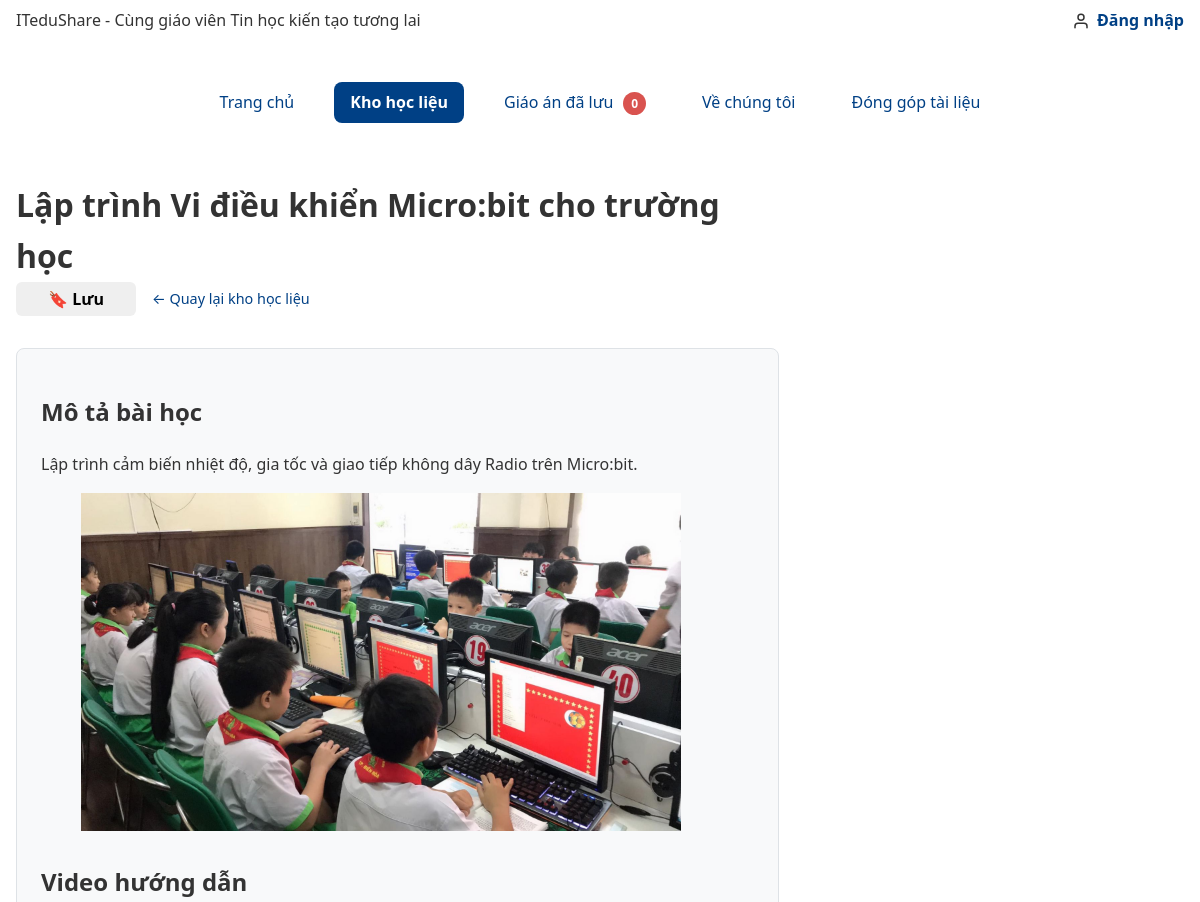
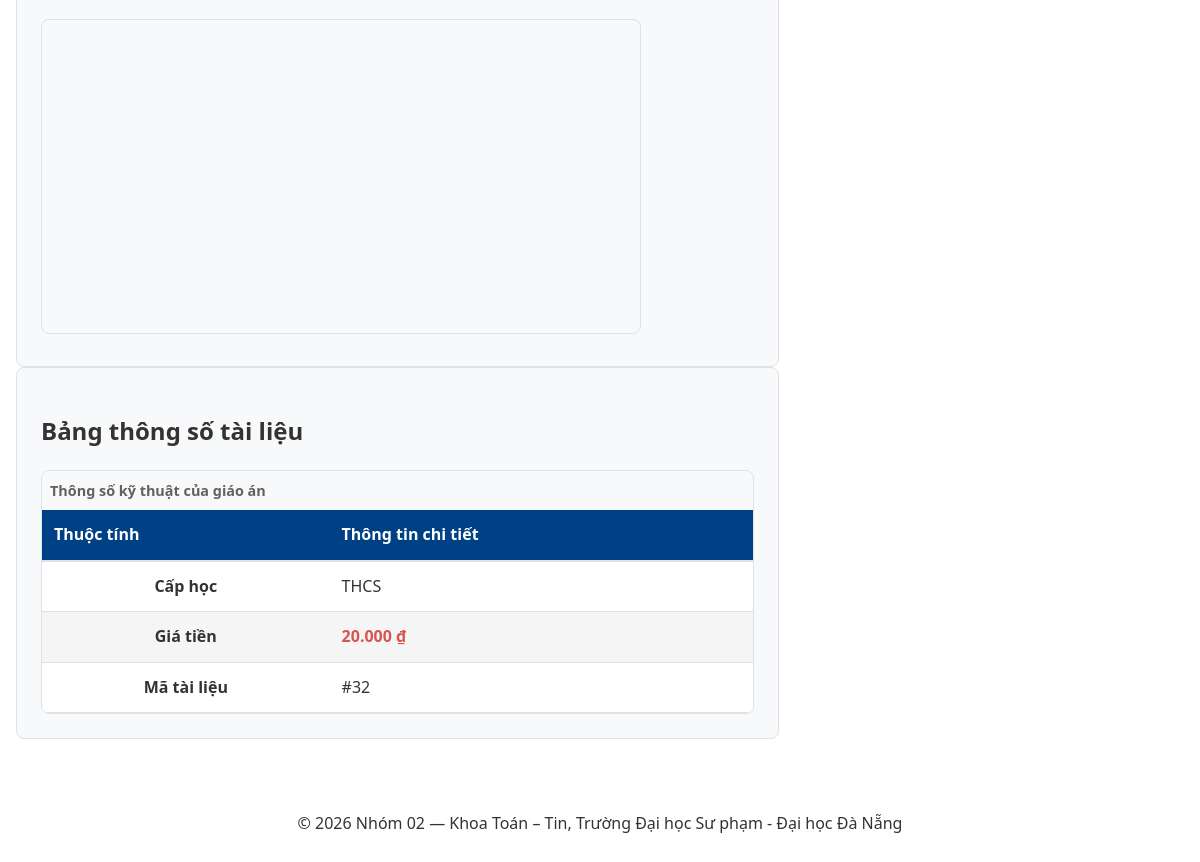
/chi-tiet-giao-an.php?id=32, run on the app's committed database (2 pictures, top to bottom).
### tables this page shows
CREATE TABLE giao_an (
  id          INT UNSIGNED AUTO_INCREMENT PRIMARY KEY,
  danh_muc_id INT UNSIGNED NOT NULL,
  ten         VARCHAR(200) NOT NULL,
  gia         INT UNSIGNED NOT NULL DEFAULT 0 CHECK (gia >= 0),
  ton_kho     INT UNSIGNED NOT NULL DEFAULT 10 CHECK (ton_kho >= 0),
  hinh_anh    VARCHAR(255) NULL,
  mo_ta       TEXT NULL,
  cap_hoc     VARCHAR(50) NOT NULL DEFAULT 'THCS',
  video_url   VARCHAR(255) NULL,
  luot_tai    INT UNSIGNED NOT NULL DEFAULT 0,
  ngay_tao    DATETIME NOT NULL DEFAULT CURRENT_TIMESTAMP,
  FOREIGN KEY (danh_muc_id) REFERENCES danh_muc(id),
  INDEX idx_giao_an_dm_gia (danh_muc_id, gia),
  INDEX idx_giao_an_ten (ten)
);

### inc/db.php (called while the page is built, shortened)
<?php
function db(): PDO {
    static $pdo = null;
    if ($pdo === null) {
        $host    = 'localhost';
        $port    = '3306';
        $dbname  = 'ltweb_nhom02';
        $charset = 'utf8mb4';
        $user    = 'root';
        $pass    = '';
        $dsn = "mysql:host={$host};port={$port};dbname={$dbname};charset={$charset}";
        $options = [
            PDO::ATTR_ERRMODE            => PDO::ERRMODE_EXCEPTION,
            PDO::ATTR_DEFAULT_FETCH_MODE => PDO::FETCH_ASSOC,
            PDO::ATTR_EMULATE_PREPARES   => false,
        ];
        $pdo = new PDO($dsn, $user, $pass, $options);
    }
    return $pdo;
}

### src/Data/KhoGiaoAn.php (called while the page is built, shortened)
<?php
class KhoGiaoAn
{
    public function __construct(private PDO|string|null $db = null)
    {
        if (!($this->db instanceof PDO)) {
            $this->db = db();
        }
    }
    public function timTheoId(int $id): ?GiaoAn
    {
        $st = $this->db->prepare("SELECT * FROM giao_an WHERE id = ?");
        $st->execute([$id]);
        $d = $st->fetch();
        return $d ? GiaoAn::tuMang($d) : null;
    }
}

### src/Models/GiaoAn.php (called while the page is built, shortened)
<?php
class GiaoAn
{
    public static function tuMang(array $d): self
    {
        return new self(
            id:        (int)($d['id']        ?? 0),
            ten:       (string)($d['ten']     ?? ''),
            mo_ta:     (string)($d['mo_ta']   ?? ''),
            cap_hoc:   (string)($d['cap_hoc'] ?? ''),
            gia:       (int)($d['gia']        ?? 0),
            hinh_anh:  (string)($d['hinh_anh'] ?? ''),
            video_url: (string)($d['video_url'] ?? ''),
        );
    }
}

### inc/ham.php (called while the page is built, shortened)
<?php
function e(mixed $str): string {
    return htmlspecialchars((string)$str, ENT_QUOTES | ENT_SUBSTITUTE, 'UTF-8');
}
function vnd($gia): string {
    $gia = (float)$gia;
    return number_format($gia, 0, ',', '.') . ' ₫';
}

### src/Services/DanhSachLuu.php (called while the page is built, shortened)
<?php
class DanhSachLuu
{
    public function daLuu(int $id): bool
    {
        return isset($_SESSION['danh_sach_luu'][$id]);
    }
}

### chi-tiet-giao-an.php (the view, shortened to what this page needs)
<?php
$id  = isset($_GET['id']) ? (int)$_GET['id'] : 0;
$kho = new KhoGiaoAn(__DIR__ . '/data/giao-an.json');
$ga  = $id > 0 ? $kho->timTheoId($id) : null;
require_once 'inc/header.php';
?>
    <main class="trang__chinh chi-tiet-giao-an">
        <div id="vung-chi-tiet" aria-live="polite">
            <h1 class="chi-tiet-giao-an__tieu-de"><?= e($ga->ten) ?></h1>
            <div style="margin-bottom: 2rem; display: flex; align-items: center; gap: 1rem;">
                <?php
                $dsLuu = new \App\Services\DanhSachLuu();
                $daLuu = $dsLuu->daLuu($ga->id);
                ?>
                <form action="gio-hang.php" method="POST" style="margin: 0;">
                    <button type="submit" class="nut-thao-tac" style="cursor: pointer; border: none; font-size: 1rem; font-family: inherit; min-width: 120px; text-align: center;">
                        🔖 <?= $daLuu ? 'Đã lưu' : 'Lưu' ?>
                    </button>
                </form>
                <a href="kho-hoc-lieu.php" style="font-size: 0.9rem;">← Quay lại kho học liệu</a>
            </div>
            <article class="chi-tiet-giao-an__noi-dung">
                <h2>Mô tả bài học</h2>
                <p><?= e($ga->mo_ta) ?></p>
                <?php if ($ga->hinh_anh): ?>
                <figure>
                    <img src="<?= e($ga->hinh_anh) ?>"
                         alt="Hình ảnh minh họa cho <?= e($ga->ten) ?>"
                         loading="lazy" width="600" height="400"
                         style="max-width: 100%; height: auto;">
                </figure>
                <?php endif; ?>
                <?php if ($ga->video_url): ?>
                <div style="margin-top: 2rem;">
                    <h2>Video hướng dẫn</h2>
                    <iframe class="chi-tiet-giao-an__khung-xem"
                            height="315"
                            style="width: 100%; max-width: 600px;"
                            src="<?= e($ga->video_url) ?>"
                            title="Video hướng dẫn: <?= e($ga->ten) ?>"
                            allow="accelerometer; autoplay; clipboard-write; encrypted-media; gyroscope; picture-in-picture; web-share"
                            allowfullscreen loading="lazy">
                    </iframe>
                </div>
                <?php endif; ?>
            </article>
            <aside class="chi-tiet-giao-an__thong-tin">
                <h2>Bảng thông số tài liệu</h2>
                <div class="khung-cuon-bang">
                    <table class="bang-hoc-lieu">
                        <caption class="bang-hoc-lieu__chu-thich">Thông số kỹ thuật của giáo án</caption>
                        <thead>
                            <tr>
                                <th scope="col" class="bang-hoc-lieu__dau-cot">Thuộc tính</th>
                                <th scope="col" class="bang-hoc-lieu__dau-cot">Thông tin chi tiết</th>
                            </tr>
                        </thead>
                        <tbody>
                            <tr class="bang-hoc-lieu__hang">
                                <th scope="row" class="bang-hoc-lieu__o-tieu-de">Cấp học</th>
                                <td class="bang-hoc-lieu__o"><?= e($ga->cap_hoc) ?></td>
                            </tr>
                            <tr class="bang-hoc-lieu__hang">
                                <th scope="row" class="bang-hoc-lieu__o-tieu-de">Giá tiền</th>
                                <td class="bang-hoc-lieu__o" style="font-weight: bold; color: var(--mau-nhan);">
                                    <?= vnd($ga->gia) ?>
                                </td>
                            </tr>
                            <tr class="bang-hoc-lieu__hang">
                                <th scope="row" class="bang-hoc-lieu__o-tieu-de">Mã tài liệu</th>
                                <td class="bang-hoc-lieu__o">#<?= $ga->id ?></td>
                            </tr>
                        </tbody>
                    </table>
                </div>
            </aside>
        </div>
    </main>
<?php require_once 'inc/footer.php'; ?>
</body>
</html>

### css/01-bien.css (style rules this page uses)
:root { --mau-chinh: #004085; --mau-nhan: #d9534f; --chu: #333333; --nen: #ffffff; --nen-phu: #f8f9fa; --vien: #dee2e6; --mau-focus: #0056b3; --mau-hover: #002752; --mau-active: #001a36; --font-chinh: system-ui, -apple-system, "Segoe UI", Roboto, "Helvetica Neue", Arial, sans-serif; --co-chu-thuong: 16px; --co-chu-tieu-de: 24px; --bo-goc: 8px; --khoang-cach: 16px; --khoang-cach-lon: 24px; --thoi-gian-chuyen: 0.25s; }

### css/02-chuan-hoa.css (style rules this page uses)
*, *::before, *::after { box-sizing: border-box; }
body { margin: 0; font-family: var(--font-chinh); font-size: var(--co-chu-thuong); color: var(--chu); background-color: var(--nen); line-height: 1.6; max-width: 100vw; overflow-x: hidden; }
img, input, button, select, textarea { max-width: 100%; }
img { max-width: 100%; height: auto; display: block; }

### css/03-bo-cuc.css (style rules this page uses)
.trang { display: grid; gap: var(--khoang-cach-lon); grid-template-areas: "dau" "dieu-huong" "chinh" "chan"; grid-template-columns: 1fr; min-height: 100vh; }
.trang__chinh { grid-area: chinh; }
.trang__dau, .trang__dieu-huong, .trang__chinh, .trang__chan { padding: var(--khoang-cach); max-width: 100%; min-width: 0; }
.chi-tiet-giao-an { display: grid; grid-template-columns: 1fr; gap: 1.5rem; max-width: 100%; }
.chi-tiet-giao-an__tieu-de { grid-column: 1 / -1; margin: 0; }
@media (min-width: 768px) { .trang { grid-template-areas: "dau dau" "dieu-huong dieu-huong" "chinh chinh" "chan chan"; grid-template-columns: 250px 1fr; max-width: 1200px; margin: 0 auto; } }
@media (min-width: 768px) { .chi-tiet-giao-an { grid-template-columns: 2fr 1fr; align-items: start; } }

### css/04-thanh-phan.css (style rules this page uses)
.khung-cuon-bang { width: 100%; overflow-x: auto; -webkit-overflow-scrolling: touch; border-radius: var(--bo-goc); border: 1px solid var(--vien); }
.bang-hoc-lieu { width: 100%; border-collapse: collapse; text-align: left; background-color: var(--nen); }
.bang-hoc-lieu__chu-thich { caption-side: top; font-weight: bold; padding: 0.5rem; color: #616161; font-size: 0.9rem; text-align: left; }
.bang-hoc-lieu__dau-cot { background-color: var(--mau-chinh); color: var(--nen); padding: 0.75rem; font-weight: 600; border-bottom: 2px solid var(--vien); white-space: nowrap; }
.bang-hoc-lieu__o-tieu-de { padding: 0.75rem; font-weight: bold; text-align: center; border-bottom: 1px solid var(--vien); }
.bang-hoc-lieu__o { padding: 0.75rem; border-bottom: 1px solid var(--vien); vertical-align: middle; }
.bang-hoc-lieu__hang:nth-child(even) { background-color: #f5f5f5; }
.nut-thao-tac { display: inline-block; padding: 0.4rem 0.85rem; border-radius: 6px; font-size: 0.875rem; font-weight: 600; text-align: center; border: none; cursor: pointer; text-decoration: none ; transition: background-color var(--thoi-gian-chuyen); }
a { color: var(--mau-chinh); text-decoration: none; transition: color var(--thoi-gian-chuyen), background-color var(--thoi-gian-chuyen); }
.chi-tiet-giao-an__noi-dung, .chi-tiet-giao-an__thong-tin { background-color: var(--nen-phu); padding: var(--khoang-cach-lon); border-radius: var(--bo-goc); border: 1px solid var(--vien); min-width: 0; }
.chi-tiet-giao-an__khung-xem { width: 100%; border: 1px solid var(--vien); border-radius: var(--bo-goc); }

### data on the page
giao_an: ten "Lập trình Vi điều khiển Micro:bit cho trường học", mo_ta "Lập trình cảm biến nhiệt độ, gia tốc và giao tiếp không dây Radio trên Micro:bit.", hinh_anh (picture), cap_hoc "THCS", gia "20.000 ₫", id "32"

### other printed values
$ten "Trang chủ"
$ten "Kho học liệu"
$ten "Giáo án đã lưu"
$ten "Về chúng tôi"
$ten "Đóng góp tài liệu"
